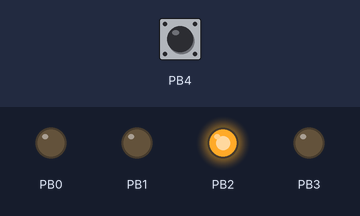
The sketch below on a simulated ATtiny85, built with avr-gcc and run on an emulated ATtiny85. Parts: output pins drawn as LEDs (lit = HIGH). The inputs (shaded band) are chosen by the test bench; at power-on: PB4 HIGH. EEPROM starts erased.

Above: at 1.2 s.
1.3 s: PB4 pulled LOW for 1 s
At 2.1 s:
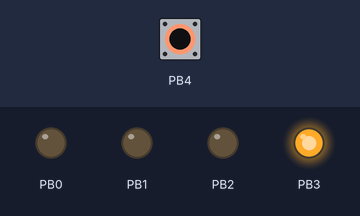
3.8 s: PB4 pulled LOW for 0.15 s
At 4.2 s:
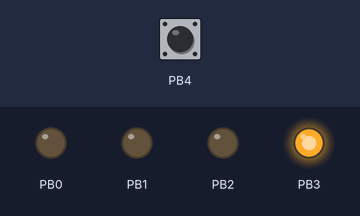
5.4 s: PB4 pulled LOW for 3.2 s
At 6.6 s:
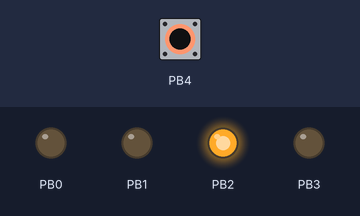
Timing chart, 0 to 10.1 s (numbered marks = the images above; inputs shaded):
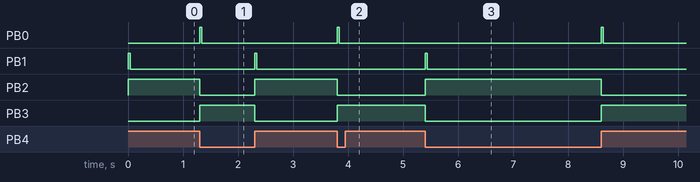

Measured:
- after the input at 1.3 s, PB0: LOW → HIGH at once, → LOW 0.04 s later; PB1: LOW → HIGH after 1.0 s, → LOW 0.04 s later; PB2: HIGH → LOW at once, → HIGH 1.0 s later; PB3: LOW → HIGH at once, → LOW 1.0 s later
- after the input at 3.8 s, PB0: LOW → HIGH at once, → LOW 0.04 s later; PB2: HIGH → LOW at once; PB3: LOW → HIGH at once
- after the input at 5.4 s, PB0: LOW → HIGH after 3.2 s, → LOW 0.04 s later; PB1: LOW → HIGH at once, → LOW 0.04 s later; PB2: LOW → HIGH at once, → LOW 3.2 s later; PB3: HIGH → LOW at once, → HIGH 3.2 s later

The sketch:

relay-switcher-avr.ino
```cpp
// This is v1 for use with the black digital relay switches
// It adds memory for the most recent engage/bypass setting.

#include <avr/io.h>
#include <util/delay.h>
#include <avr/eeprom.h>

//------------------------------------------------
// BASIC BEHAVIOR SETTINGS:

// which uC
//#define ATTINY85
#define ATTINY13

// By default we assume normally open unless this is defined
//#define NORMALLY_CLOSED

// If you define SIMPLIFIED_DEBOUNCE it will trust the
// first instance of a button press, then ignore subsequent
// presses for the SIMPLIFIED_DEBOUNCE_DELAY.
// Otherwise if this is not defined it will do a more traditional
// debounce that looks for a stabilized change of state.
#define SIMPLIFIED_DEBOUNCE

// Define DISABLE_TEMPORARY_SWITCH to turn off the ability to hold
// the switch to temporarily engage/bypass.
//#define DISABLE_TEMPORARY_SWITCH

//------------------------------------------------


#ifdef ATTINY85
# define EEPROM_SIZE 512
#else
# define EEPROM_SIZE 64
#endif

#define EEPROM_CHUNK_SIZE 1 // we're choosing to use 1 byte
#define EEPROM_ADDR_FLAG_MASK 0b10000000  // chosen to indicate current addr
#define ADDR_BOOT_SETTING   0x0
#define ADDR_BYPASS_SETTING 0x1 // starting location to look
uint16_t eeprom_addr = ADDR_BYPASS_SETTING;

// These will also indicate the number of LED blinks
#define ON_BOOT_POS1     0x3
#define ON_BOOT_POS2     0x4
#define ON_BOOT_REMEMBER 0x5

#ifdef SIMPLIFIED_DEBOUNCE
# define DEBOUNCE_DELAY 250
#else
# define DEBOUNCE_DELAY 14
#endif

#define PIN_SW     PB4
#define PIN_LED1   PB2
#define PIN_LED2   PB3
#define PIN_POS1   PB1
#define PIN_POS2   PB0

// If you hold down the switch for at least this number of ms, then
// we assume you are holding it down to temporarily toggle the state,
// and want it to toggle back on release.
// i.e. it's not a quick press and release.
#define TEMPORARY_SWITCH_TIME 500


#define RELAY_SWITCH_TIME 40


/* TBD: If space requires we can consolidate these state vars into a single byte */
uint8_t position = 1;
uint8_t sw_state;     // its debounced state. i.e. what we assume is intended by player
uint8_t sw_last_loop; // state last loop

unsigned long sw_stable_since = 0;
unsigned long sw_pressed_at   = 0;


uint8_t use_eeprom = 0;

void setup() {
  DDRB &= ~(1 << PIN_SW); // input
  PORTB |= (1 << PIN_SW); // activate pull-up resistor
  DDRB |= (1 << PIN_LED1); // output
  DDRB |= (1 << PIN_LED2); // output
  DDRB |= (1 << PIN_POS1); // output
  DDRB |= (1 << PIN_POS2); // output


  // wait for the pullup to do its job,
  // otherwise PIN_SW can sometimes get false LOW readings
  _delay_ms(5);
  sw_last_loop = read_switch();
  sw_state = sw_last_loop;

  uint8_t blink_n_times = 0;

  if (eeprom_is_ready()) {
    uint8_t on_boot_setting = eeprom_read_byte((const uint8_t *)ADDR_BOOT_SETTING);

    if (on_boot_setting == ON_BOOT_POS1) {
      position = 1;

    } else if (on_boot_setting == ON_BOOT_POS2) {
      position = 2;

    // If this hasn't been set (probably 0xff), we'll always assume it's ON_BOOT_REMEMBER
    } else {
      on_boot_setting = ON_BOOT_REMEMBER;
      position = eeprom_read_position();
    }

    // If switch is held when powered on, toggle the on_boot setting
    if (sw_last_loop == 0) {
      if (on_boot_setting == ON_BOOT_REMEMBER) {
        on_boot_setting = ON_BOOT_POS1;
      } else if (on_boot_setting == ON_BOOT_POS1) {
        on_boot_setting = ON_BOOT_POS2;
      } else {
        on_boot_setting = ON_BOOT_REMEMBER;
        // More important than getting the position setting is
        // setting the eeprom_addr, which this call does.
        position = eeprom_read_position();
      }
      eeprom_update_byte((uint8_t *)ADDR_BOOT_SETTING, on_boot_setting);
      blink_n_times = on_boot_setting;
    }

    if (on_boot_setting == ON_BOOT_REMEMBER) {
      use_eeprom = 1;
    }
  }

  write_position(); // get the relay setup before blinking the LED for EEPROM
  _delay_ms(1);

  if (blink_n_times > 0) {
    // Blink LED. Ordinarily this should be done asynchronously,
    // but on initial boot it probably doesn't matter
    for (int i = 0; i < blink_n_times; i++) {
      PORTB |= (1 << PIN_LED1); //high
      PORTB |= (1 << PIN_LED2); //high
      _delay_ms(200);
      PORTB &= ~(1 << PIN_LED1); //low
      PORTB &= ~(1 << PIN_LED2); //low
      _delay_ms(200);
    }
    _delay_ms(1000);
    set_led(); // set the LED again
  }
}

void loop() {
  uint8_t sw_this_loop = read_switch();

  unsigned long now = millis();

#ifndef SIMPLIFIED_DEBOUNCE
  // If still unstable, reset the clock
  if (sw_this_loop != sw_last_loop) {
    sw_stable_since = now;
  }
#endif

  // has sw state has changed?
  // Is switch state stable?
  if ((sw_this_loop != sw_state)
      && (now - sw_stable_since) > DEBOUNCE_DELAY)
  {
#ifdef SIMPLIFIED_DEBOUNCE
    sw_stable_since = now;
#endif
    sw_state = sw_this_loop;

    if (sw_state == 0) {// sw pressed
      sw_pressed_at = now;
      toggle_position();

    // Switch has just been released. Let's decide if it was a long press for temporary engagement/disengagement,
    // or a quick press to toggle its state.
    } else {
#ifndef DISABLE_TEMPORARY_SWITCH
      if ((now - sw_pressed_at) > TEMPORARY_SWITCH_TIME) {
        toggle_position();
      }
#endif
    }
  }

  sw_last_loop = sw_this_loop;
}

uint8_t eeprom_read_position() {
  // This may not find the flag, so these two defaults are important.
  eeprom_addr = ADDR_BYPASS_SETTING;
  uint8_t rv = 0;

  for (uint16_t i = 0; i < (EEPROM_SIZE / EEPROM_CHUNK_SIZE); i++) {
    uint16_t addr = i * EEPROM_CHUNK_SIZE;

    uint8_t b = eeprom_read_byte((const uint8_t *)addr);
    if (b & EEPROM_ADDR_FLAG_MASK) {
      eeprom_addr = addr;

      rv = b & 0x1; // remove the EEPROM_ADDR_FLAG_MASK bit
      break;
    }
  }
  return rv;
}

void eeprom_write_position(uint8_t setting) {
  // don't unnecessarily wear out the eeprom.
  if (use_eeprom == 0) {
    return;
  }

  eeprom_update_byte((uint8_t *)eeprom_addr, 0x0); // Clear flag on previous location.
                                        // This will also clean up any default data in
                                        // the eeprom that coincidentally had the flag bit set.

  if (eeprom_addr < (EEPROM_SIZE - EEPROM_CHUNK_SIZE)) {
    eeprom_addr += EEPROM_CHUNK_SIZE;
  } else {
    eeprom_addr = ADDR_BYPASS_SETTING;
  }
  eeprom_update_byte((uint8_t *)eeprom_addr, EEPROM_ADDR_FLAG_MASK | setting);
}

// This may block. See comments
void toggle_position() {
  if (position == 1) {
    position = 2;
  } else {
    position = 1;
  }
  write_position();
  eeprom_write_position(position);
}

void write_position() {
  set_led();
  PORTB &= ~(1 << PIN_POS1); // low
  PORTB &= ~(1 << PIN_POS2); // low
  // There's a non-zero chance the blocking we do here could
  // interfere with the switch debouncing.
  // But with the simplified debounce it's a non-issue.
  if (position == 1) {
    PORTB |= (1 << PIN_POS1); // high
    _delay_ms(RELAY_SWITCH_TIME);
    PORTB &= ~(1 << PIN_POS1); // low
  } else {
    PORTB |= (1 << PIN_POS2); // high
    _delay_ms(RELAY_SWITCH_TIME);
    PORTB &= ~(1 << PIN_POS2); // low
  }
}

void set_led() {
  if (position == 1) {
    PORTB |= (1 << PIN_LED1); // high
    PORTB &= ~(1 << PIN_LED2); // low
  } else {
    PORTB |= (1 << PIN_LED2); // high
    PORTB &= ~(1 << PIN_LED1); // low
  }
}

uint8_t read_switch() {
  uint8_t rv = PINB & (1 << PIN_SW);
#ifdef NORMALLY_CLOSED
  rv = ! rv;
#endif
  return rv;
}
```
